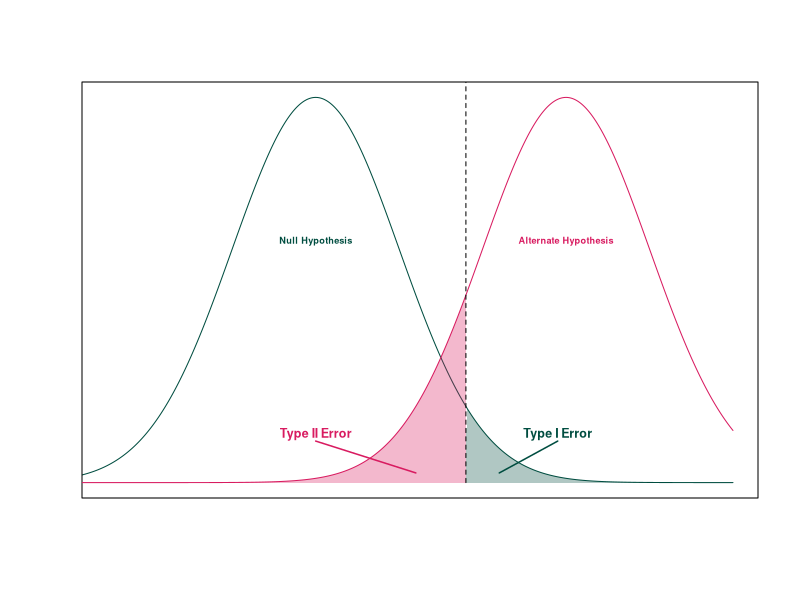
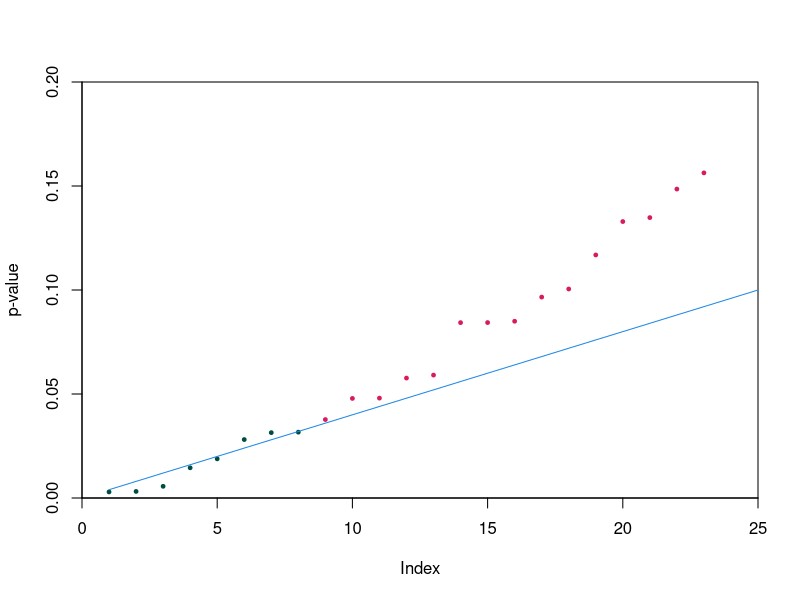

Write R code to recreate these figures, in order.
## ---- chunk 1
#| echo: false

cols <- c("#004D40", "#D81B60", "#1E88E5")
x <- seq(-5, 5, by=0.01)
vals1 <- dnorm(x)
vals2 <- dnorm(x, 3)
plot(x, vals1, type='l', xlim=c(-2.5,5), ylab='', xlab='', col=cols[1], yaxt='n', xaxt='n')
lines(x, vals2, type='l', col=cols[2])
ip <- which(vals2 == vals1)[sum(vals2==vals1)]
cutoff <- 1.8
polygon(c(x[x>=cutoff], max(x), cutoff), c(vals1[x>=cutoff], 0, 0),
        col="#004D404F",border=NA)
polygon(c(cutoff, min(x), x[x<=cutoff]), c(0,0,vals2[x<=cutoff]),
        col="#D81B604F",border=NA)
lines(c(cutoff,cutoff), c(0,100), lty=2)
text(0, 0.05, substitute(paste(bold("Type II Error"))),cex=0.75, col=cols[2])
text(2.9, 0.05, substitute(paste(bold("Type I Error"))),cex=0.75, col=cols[1])
lines(c(2.2,2.9), c(0.01,0.043), col=cols[1], lwd=1.5)
lines(c(0,1.2), c(0.043, 0.01), col=cols[2], lwd=1.5)

text(0, 0.25, substitute(paste(bold("Null Hypothesis"))),cex=0.55, col=cols[1])
text(3, 0.25, substitute(paste(bold("Alternate Hypothesis"))),cex=0.55, col=cols[2])
## ---- chunk 2
#| echo: false

set.seed(123)
alph <- 0.10
np <- 25L
#y <- runif(np, 0, 0.1)
y <- rexp(np, 10)
x <- seq_len(np)
y <- sort(y, decreasing=FALSE)
divlin <- (alph/np) * x
cols <- c("#004D40", "#D81B60")
transition <- which(y <= divlin)
transition <- transition[length(transition)]
cols <- c(rep(cols[1], transition), rep(cols[2], np-transition))
plot(x,y,col=cols, type='p', pch=19, xlab="Index", ylab="p-value", xlim=c(0,25), ylim=c(0,0.2), cex=0.5,yaxs='i',xaxs='i')
lines(x, divlin, col="#1E88E5", type='l', lwd=1)

